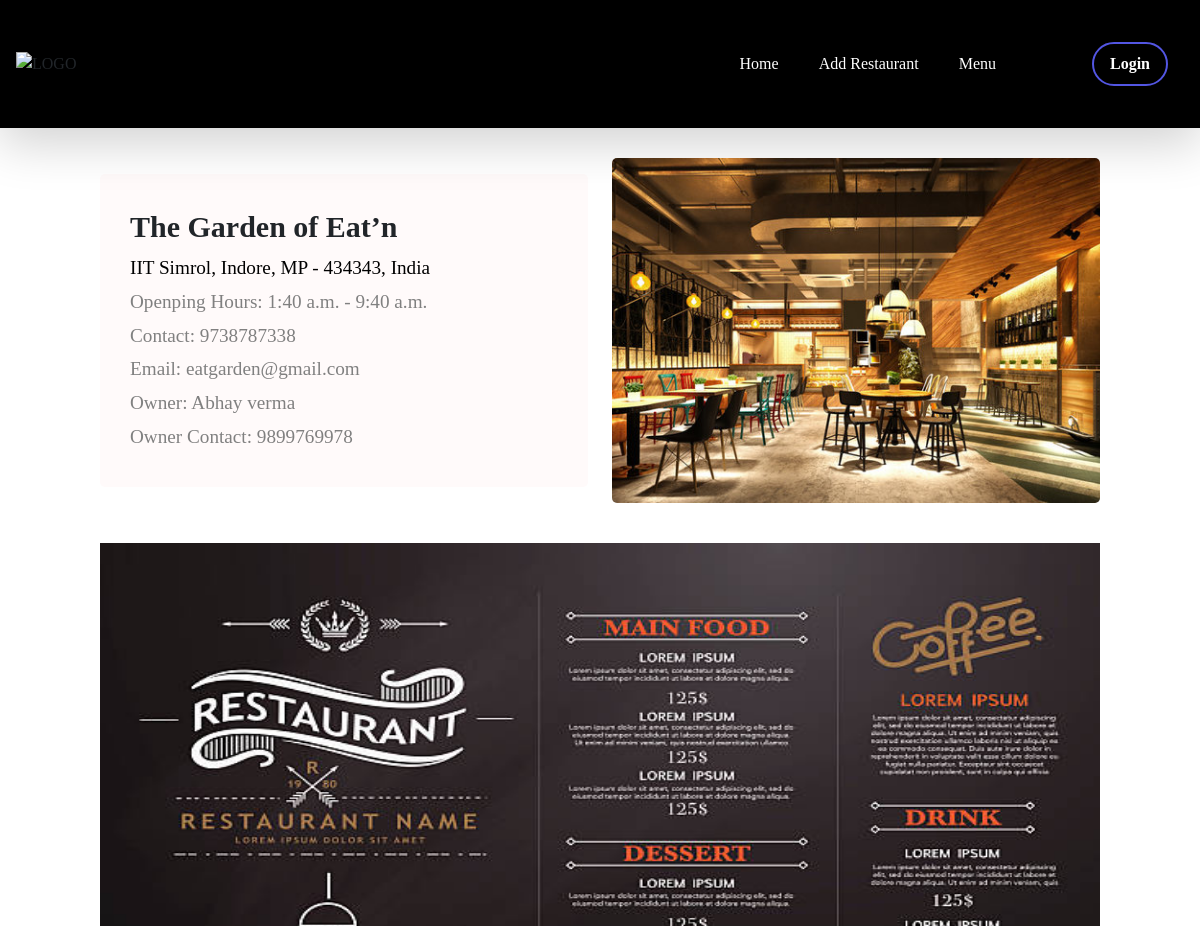
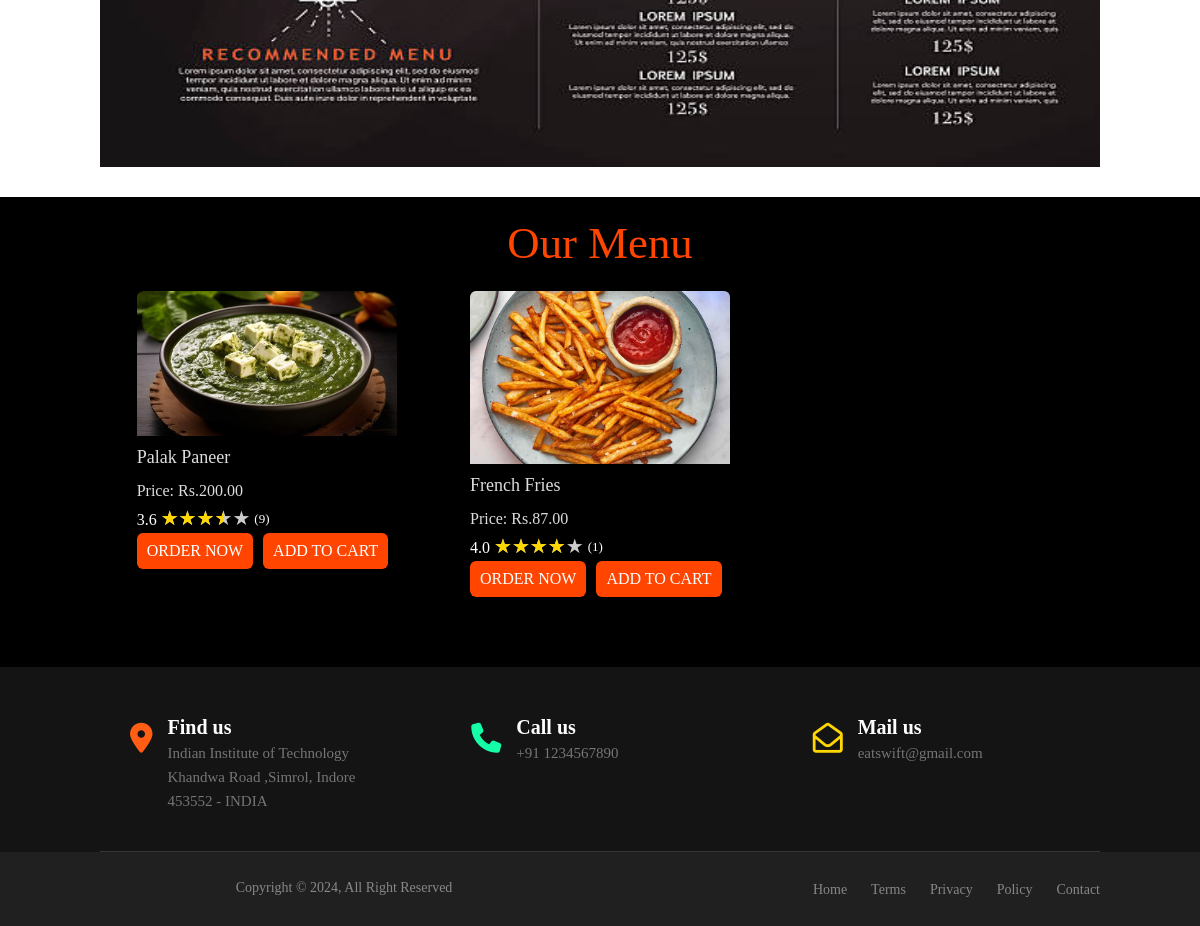
The app's page /restaurant_UPV/1 with its own data (2 pictures, top to bottom).
### restaurant/models.py (models this page shows, shortened)
class Restaurant(models.Model):
    user = models.OneToOneField(User, on_delete=models.CASCADE ,null=True)
    rest_name = models.CharField(max_length=100)
    location = models.CharField(max_length=200)
    city = models.CharField(max_length=100)
    country = models.CharField(max_length=100)
    pin = models.IntegerField()
    state = models.CharField(max_length=100)
    rest_cantact_no = models.IntegerField()
    owner_contact_no = models.IntegerField()
    ownername= models.CharField(max_length=100)
    owneremail = models.EmailField(max_length=100)
    open_time = models.TimeField()
    close_time = models.TimeField()
    menu_image = models.ImageField(upload_to='menu_images/')
    restaurant_image = models.ImageField(upload_to='resta_images/')

class Item(models.Model):
    restaurant = models.ForeignKey(Restaurant, on_delete=models.CASCADE)
    item_name = models.CharField(max_length=255)
    item_description = models.CharField(max_length=1000)
    price = models.DecimalField(max_digits=10, decimal_places=2)
    image = models.ImageField(upload_to='item_images/',null=True)
    item_rating = models.DecimalField(max_digits=3,decimal_places=2,default=0.00)
    people_rated = models.PositiveIntegerField(default=0)

### restaurant/views.py (the view)
# urls.py: path('restaurant_UPV/<int:id>',views.restaurant_UPV,name="restaurant_UPV"),
def restaurant_UPV(request,id):
    restaurant = Restaurant.objects.get(id = id)
    menu_items = Item.objects.filter(restaurant=restaurant)
    context = {'restaurant':restaurant,
               'menu_items':menu_items
               }
    return render (request ,"restaurant_UPV.html",context)

### templates/restaurant_UPV.html (shortened to what this page needs)
{% extends 'base.html' %}
{% block body %}
  <div class="half-half-image-text">
    <div class="container">
      <div class="row">
        <div class="col-12 col-lg-6 my-3">
          <div class="content">
            <p class="restaurant_name">{{ restaurant.rest_name }}</p>
            <div class="restaurant-location">
              {{ restaurant.location }}, {{ restaurant.city }}, {{ restaurant.state }} - {{ restaurant.pin }}, {{ restaurant.country }}
            </div>
            <div class="restaurant-hours">
              Openping Hours: {{ restaurant.open_time }} - {{ restaurant.close_time }}
            </div>
            <div class="restaurant-contact">
              Contact: {{ restaurant.rest_cantact_no }}
            </div>
            <div class="restaurant-contact">
              Email: {{ restaurant.owneremail }}
            </div>
            <div class="restaurant-contact">
              Owner: {{ restaurant.ownername  }}
            </div>
            <div class="restaurant-contact">
              Owner Contact: {{ restaurant.owner_contact_no  }}
            </div>
          </div>
        </div>
        <div class="col-12 col-lg-6">
          <div class="img" style="background: url({{ restaurant.restaurant_image.url }})no-repeat center;background-size:cover;"></div>
        </div>
        <img class="menu-image" src="{{ restaurant.menu_image.url }}" alt="Menu Image" class="menu-image">
      </div>
      </div>
  </div>
  <div class="section" id="menu">
    <div class="containe">
      <h2 class="testimonial-title">Our Menu</h2>
      <div class="container">
        <div class="restaurant-menu">
          {% if menu_items|length < 1 %}
          <p class="no-menu-items">No menu items available at the moment.</p>
          {% else %}
          {% for item in menu_items %}
          <div class="menu-item">
            <img src="{{ item.image.url }}" alt="{{ item.item_name }}" />
            <div class="title">{{ item.item_name }}</div>
            <div class="price">Price: Rs.{{ item.price }}</div>
            {{item.item_rating|floatformat:1}} <div class="star-rating" style="--rating: {{item.item_rating}};"></div> <span style="position: relative;font-size: 13px;bottom: 2px;">({{item.people_rated}})</span>
            <div class="order flex">
              <div class="o">
                <a href="/order_now/{{ item.id }}" class="btn btn-menu">ORDER NOW</a>
                <a href="/add_to_cart/{{ item.id }}" class="btn btn-menu">ADD TO CART</a>
              </div>
            </div>
          </div>
          {% endfor %}
          {% endif %}
        </div>
      </div>
    </div>
  </div>
{% endblock %}

### records on screen
Restaurant: rest_name "The Garden of Eat’n", location "IIT Simrol", city "Indore", state "MP", pin "434343", country "India", open_time "1:40 a.m.", close_time "9:40 a.m.", rest_cantact_no "9738787338", owneremail "eatgarden@gmail.com", ownername "Abhay verma", owner_contact_no "9899769978", restaurant_image (picture), menu_image (picture)
Item: image (picture), item_name "Palak Paneer", price "200.00", item_rating "3.6", people_rated "9"
Item: image (picture), item_name "French Fries", price "87.00", item_rating "4.0", people_rated "1"
